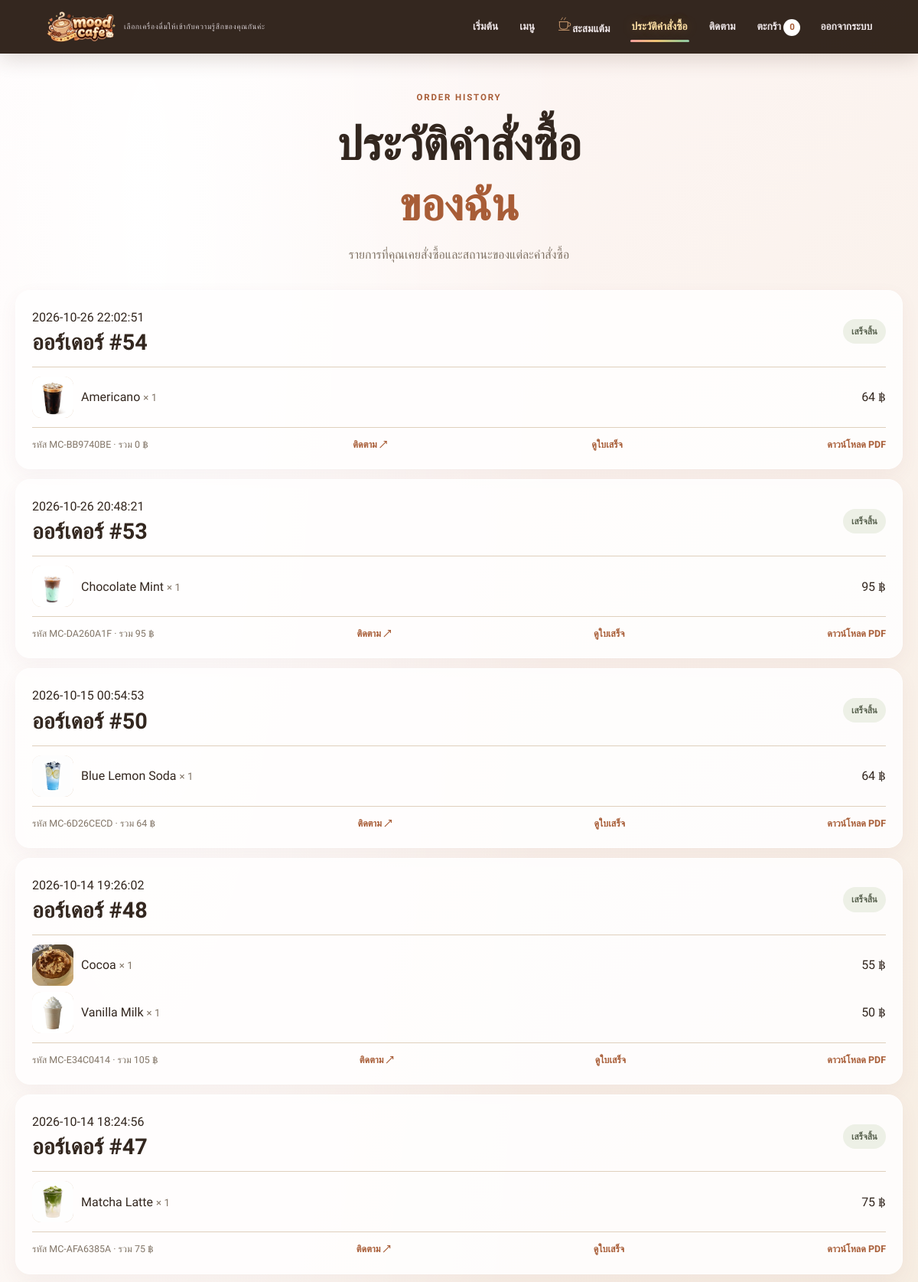
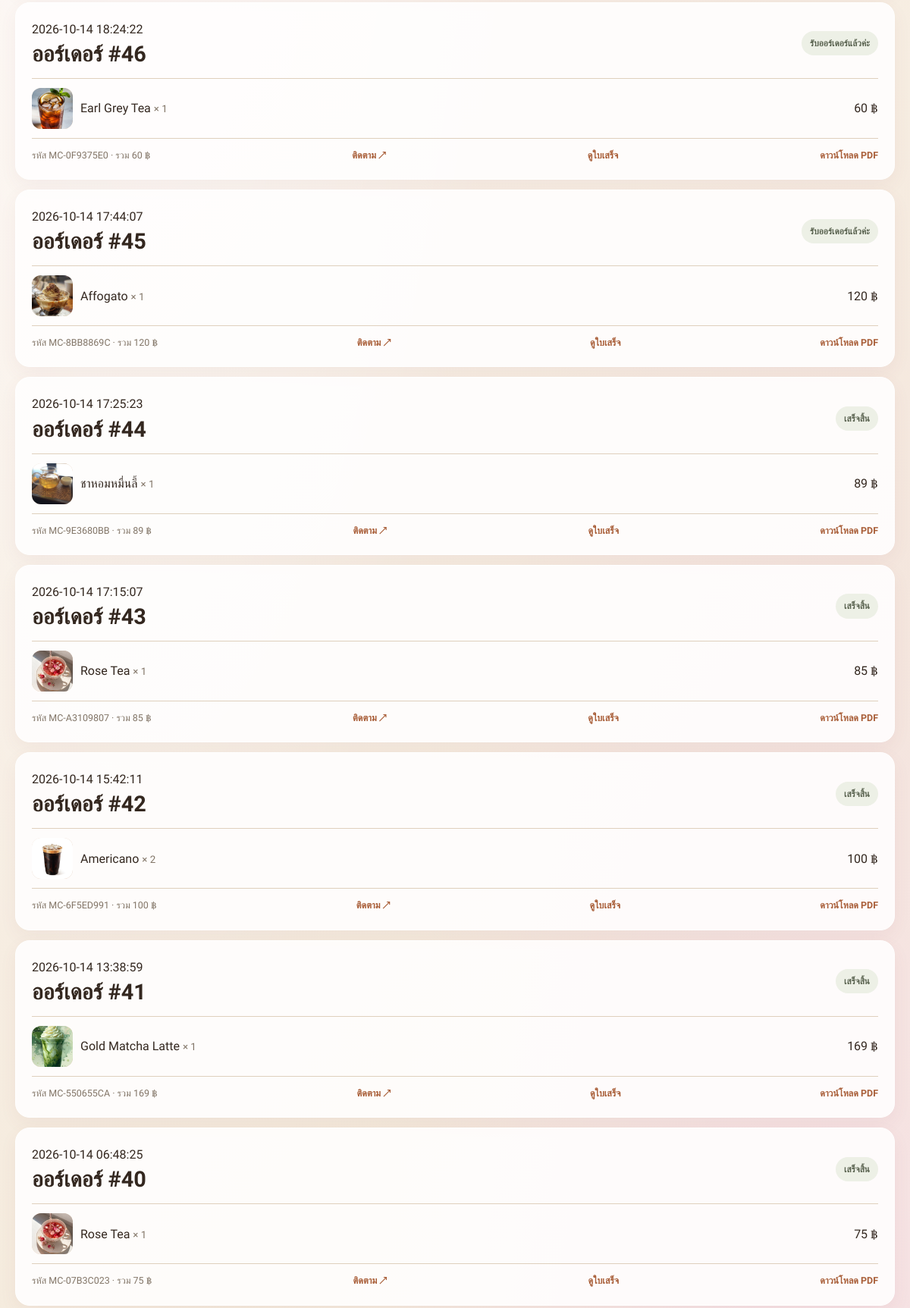
Screenshot of /order-history (signed in, upper part) with the database file from the repository (2 pictures, top to bottom).
### tables this page shows
CREATE TABLE orders (
                id INTEGER PRIMARY KEY AUTOINCREMENT,
                created_at TEXT,
                mood TEXT,
                note TEXT,
                items_json TEXT,
                total REAL,
                status TEXT DEFAULT 'รับออร์เดอร์แล้วค่ะ',
                tracking_code TEXT
            , user_id INTEGER, payment_status TEXT DEFAULT 'paid', payment_slip_path TEXT, customer_name TEXT, customer_phone TEXT, payment_method TEXT NOT NULL DEFAULT 'promptpay', cash_received REAL, change_given REAL, discount_amount REAL NOT NULL DEFAULT 0, loyalty_reward_id INTEGER, loyalty_processed INTEGER NOT NULL DEFAULT 1);

### app.py (the view)
@app.route("/order-history")
def order_history():
    if not session.get("user_id"):
        return redirect(url_for("home"))
    with sqlite3.connect(DB_PATH) as conn:
        conn.row_factory = sqlite3.Row
        rows = conn.execute(
            """
            SELECT *
            FROM orders
            WHERE user_id = ?
            ORDER BY id DESC
            """,
            (session.get("user_id"),)
        ).fetchall()
    orders = []
    for row in rows:
        order = dict(row)
        order["items"] = normalize_order_items(order.get("items_json"))
        orders.append(order)
    return render_template("order_history.html", orders=orders)

### app.py (called while the page is built)
@app.after_request
def prevent_stale_page_cache(response):
    if response.mimetype == "text/html":
        response.headers["Cache-Control"] = "no-store, no-cache, must-revalidate, max-age=0"
        response.headers["Pragma"] = "no-cache"
    return response

def format_number_with_commas(value, decimals=None):
    try:
        amount = Decimal(str(value if value is not None else 0))
        if decimals is not None:
            digits = max(0, int(decimals))
            quantum = Decimal("1").scaleb(-digits)
            amount = amount.quantize(quantum, rounding=ROUND_HALF_UP)
            return format(amount, f",.{digits}f")
        rendered = format(amount, ",f")
        return rendered.rstrip("0").rstrip(".") if "." in rendered else rendered
    except (InvalidOperation, ValueError, TypeError, OverflowError):
        return str(value if value is not None else "")

def normalize_order_items(raw_items):
    try:
        items = json.loads(raw_items or "[]") if isinstance(raw_items, (str, bytes)) else raw_items
    except (TypeError, ValueError, json.JSONDecodeError):
        return []
    if not isinstance(items, list):
        return []
    normalized = []
    for raw_item in items:
        if not isinstance(raw_item, dict):
            continue
        item = dict(raw_item)
        try:
            item["price"] = max(0.0, round(float(item.get("price", 0) or 0), 2))
            item["quantity"] = max(1, min(99, int(float(item.get("quantity", 1) or 1))))
        except (TypeError, ValueError, OverflowError):
            item["price"] = 0.0
            item["quantity"] = 1
        item["name"] = str(item.get("name") or "เมนู")
        normalized.append(item)
    return normalized

@app.context_processor
def inject_menu_image_keys():
    with sqlite3.connect(DB_PATH) as conn:
        conn.row_factory = sqlite3.Row
        rows = conn.execute("SELECT name, image_filename FROM menu_items WHERE image_filename IS NOT NULL").fetchall()
    image_urls = {row["name"]: url_for("static", filename=f"uploads/menu/{row['image_filename']}") for row in rows}
    return {"menu_image_keys": MENU_IMAGE_KEYS, "menu_image_urls": image_urls, "current_year": datetime.now().year}

### templates/order_history.html (shortened to what this page needs)
{% extends 'base.html' %}
{% block content %}
<section class="page-heading compact">
    <p class="eyebrow">ORDER HISTORY</p>
    <h1>
        ประวัติคำสั่งซื้อ<br>
        <em>ของฉัน</em>
    </h1>
    <p>รายการที่คุณเคยสั่งซื้อและสถานะของแต่ละคำสั่งซื้อ</p>
</section>
{% if orders %}
<section class="history-list">
    {% for order in orders %}
    <article class="history-card">
        <div class="history-heading">
            <div>
                <span>{{ order.created_at }}</span>
                <h2>ออร์เดอร์ #{{ order.id|number(0) }}</h2>
            </div>
            <span class="status-pill">
                {{ order.status or 'รับออร์เดอร์แล้วค่ะ' }}
            </span>
        </div>
        <div class="history-items">
            {% for item in order["items"] %}
            <div>
                <span class="menu-photo menu-photo-thumb">
                    <span class="menu-photo-fallback">MENU</span>
                    {% set fallback_image = url_for('static', filename='images/' ~ menu_image_keys.get(item.name, item.name) ~ '.jpg', v='menu-set-20261014-userphotos') %}
                    <img
                        src="{{ menu_image_urls.get(item.name) or fallback_image }}"
                        data-fallback="{{ fallback_image }}"
                        alt="{{ item.name }}"
                        loading="lazy"
                        onerror="if (!this.dataset.fallbackTried) { this.dataset.fallbackTried = '1'; this.src = this.dataset.fallback; } else { this.remove(); }"
                        onload="this.parentElement.classList.add('has-image')"
                    >
                </span>
                <span>
                    {{ item.name }}
                    <small>× {{ item.quantity|number(0) }}</small>
                </span>
                <span>
                    {{ (item.price * item.quantity)|number(0) }} ฿
                </span>
            </div>
            {% endfor %}
        </div>
        <div class="history-footer">
            <span>
                รหัส {{ order.tracking_code or '-' }}
                · รวม {{ order.total|number(0) }} ฿
            </span>
            {% if order.tracking_code %}
            <a href="{{ url_for('track_order', code=order.tracking_code) }}">
                ติดตาม ↗
            </a>
            <a href="{{ url_for('print_receipt', tracking_code=order.tracking_code) }}">
                ดูใบเสร็จ
            </a>
            <a href="{{ url_for('download_receipt_pdf', tracking_code=order.tracking_code) }}">
                ดาวน์โหลด PDF
            </a>
            {% endif %}
        </div>
    </article>
    {% endfor %}
</section>
{% endif %}
{% endblock %}

### static/css/style.css (style rules this page uses)
:root { --blush:#f4eadb;--pink:#efe1cf;--red:#a85d37;--red-dark:#78442d;--ink:#33271f;--muted:#817466;--line:#dfd0bd;--white:#fffaf2;--black:#2e2118;--sage:#c4aa83;--shadow:0 18px 50px rgba(89,53,29,.13);--radius:22px }
*,*::before,*::after { box-sizing:border-box }
html { scroll-behavior:smooth }
body { margin:0;color:var(--ink);font-family:"Anuphan","Leelawadee UI",Tahoma,sans-serif;line-height:1.7;background:radial-gradient(ellipse at 16% 5%,#fff 0,transparent 34rem),radial-gradient(ellipse at 90% 72%,#f5dce3 0,transparent 38rem),linear-gradient(135deg,#fff8f9,var(--blush) 55%,#fff5f6);-webkit-font-smoothing:antialiased }
a { color:inherit;text-decoration:none }
img { max-width:100% }
h1,h2,h3,p { margin-top:0 }
h1,h2,h3 { line-height:1.32;letter-spacing:0;font-family:"Anuphan","Leelawadee UI",Tahoma,sans-serif;font-weight:700 }
h1 { font-size:clamp(2rem,5vw,4.4rem) }
h2 { font-size:clamp(1.25rem,2.5vw,1.8rem) }
p { color:var(--muted) }
.eyebrow { display:flex;align-items:center;gap:9px;color:var(--red);font-size:.72rem;font-weight:850;letter-spacing:.16em }
.page-heading { text-align:center;max-width:760px;margin:12px auto 38px }
.page-heading h1 { margin:0 0 12px }
.page-heading h1 em,.hero-copy h1 em { color:var(--red);font-style:normal }
.page-heading>p:not(.eyebrow) { font-size:1rem }
.page-heading.compact { margin:6px auto 32px }
.page-heading .eyebrow { justify-content:center }
.detail-heading,.history-heading,.admin-card-head,.tracking-result-head { display:flex;justify-content:space-between;align-items:center;gap:14px }
.detail-heading h2,.history-heading h2,.admin-card-head h2 { margin:0 }
.history-list,.admin-list { display:grid;gap:13px }
.history-card,.admin-card,.tracking-result { padding:21px;border:1px solid white;border-radius:19px;background:rgba(255,254,254,.9);box-shadow:0 8px 23px rgba(132,69,87,.06) }
.history-heading { margin-bottom:13px }
.status-pill { padding:6px 11px;border-radius:999px;background:#edf0e6;color:#59624f;font-size:.74rem;font-weight:800 }
.history-items { display:grid;gap:8px;padding:12px 0;border-block:1px solid var(--line) }
.history-items>div,.tracking-items>div { display:flex;justify-content:space-between;gap:12px }
.history-items small,.tracking-items small { color:var(--muted) }
.history-footer,.admin-meta { display:flex;justify-content:space-between;gap:11px;align-items:center;margin-top:11px;color:var(--muted);font-size:.78rem }
.history-footer a { color:var(--red);font-weight:800 }
.menu-photo { position:relative;display:block;aspect-ratio:4/3;overflow:hidden;border-radius:14px;background:linear-gradient(135deg,#f1dfce,#d6b393);color:#765b49 }
.menu-photo-fallback { position:absolute;inset:0;display:grid;place-items:center;padding:12px;text-align:center;font-size:.72rem;font-weight:800;letter-spacing:.1em }
.menu-photo img { position:absolute;inset:0;width:100%;height:100%;object-fit:cover;opacity:0;transition:opacity .25s }
.menu-photo.has-image img { opacity:1 }
.menu-photo-thumb { width:54px;height:54px;flex:0 0 54px;aspect-ratio:1;border-radius:12px }
.order-line,.history-items>div,.tracking-items>div,.admin-order-item { display:flex;align-items:center;gap:10px }
.history-items>div,.tracking-items>div,.admin-order-item { justify-content:space-between }
.order-line>span:nth-child(2),.history-items>div>span:nth-child(2),.tracking-items>div>span:nth-child(2),.admin-order-item>span:nth-child(2) { flex:1 }

### rows the page displays
orders: created_at "2026-10-26 22:02:51", id|number "54", status "เสร็จสิ้น", name "Americano", quantity|number "1", price "64", tracking_code "MC-BB9740BE", total|number "0"
orders: created_at "2026-10-26 20:48:21", id|number "53", status "เสร็จสิ้น", name "Chocolate Mint", quantity|number "1", price "95", tracking_code "MC-DA260A1F", total|number "95"
orders: created_at "2026-10-15 00:54:53", id|number "50", status "เสร็จสิ้น", name "Blue Lemon Soda", quantity|number "1", price "64", tracking_code "MC-6D26CECD", total|number "64"
orders: created_at "2026-10-14 19:26:02", id|number "48", status "เสร็จสิ้น", name "Cocoa" "Vanilla Milk", quantity|number "1" "1", price "55" "50", tracking_code "MC-E34C0414", total|number "105"
orders: created_at "2026-10-14 18:24:56", id|number "47", status "เสร็จสิ้น", name "Matcha Latte", quantity|number "1", price "75", tracking_code "MC-AFA6385A", total|number "75"
orders: created_at "2026-10-14 18:24:22", id|number "46", status "รับออร์เดอร์แล้วค่ะ", name "Earl Grey Tea", quantity|number "1", price "60", tracking_code "MC-0F9375E0", total|number "60"
orders: created_at "2026-10-14 17:44:07", id|number "45", status "รับออร์เดอร์แล้วค่ะ", name "Affogato", quantity|number "1", price "120", tracking_code "MC-8BB8869C", total|number "120"
orders: created_at "2026-10-14 17:25:23", id|number "44", status "เสร็จสิ้น", name "ชาหอมหมื่นลี้", quantity|number "1", price "89", tracking_code "MC-9E3680BB", total|number "89"
orders: created_at "2026-10-14 17:15:07", id|number "43", status "เสร็จสิ้น", name "Rose Tea", quantity|number "1", price "85", tracking_code "MC-A3109807", total|number "85"
orders: created_at "2026-10-14 15:42:11", id|number "42", status "เสร็จสิ้น", name "Americano", quantity|number "2", price "100", tracking_code "MC-6F5ED991", total|number "100"
orders: created_at "2026-10-14 13:38:59", id|number "41", status "เสร็จสิ้น", name "Gold Matcha Latte", quantity|number "1", price "169", tracking_code "MC-550655CA", total|number "169"
orders: created_at "2026-10-14 06:48:25", id|number "40", status "เสร็จสิ้น", name "Rose Tea", quantity|number "1", price "75", tracking_code "MC-07B3C023", total|number "75"

### other values shown
{{ 'ออร์เดอร์' if session.get('is_admin') else 'ประวัติคำสั่งซื้อ' }} "ประวัติคำสั่งซื้อ"
{{ site_count|number(0) }} "0"
